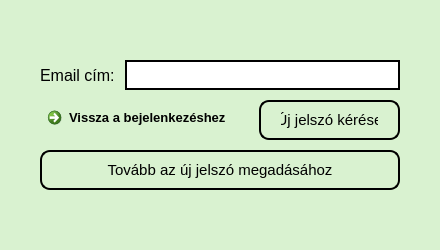
<?xml version="1.0" encoding="UTF-8"?>
<ui version="4.0">
 <class>forgot_password_form</class>
 <widget class="QWidget" name="forgot_password_form">
  <property name="geometry">
   <rect>
    <x>0</x>
    <y>0</y>
    <width>440</width>
    <height>250</height>
   </rect>
  </property>
  <property name="sizePolicy">
   <sizepolicy hsizetype="Preferred" vsizetype="Preferred">
    <horstretch>0</horstretch>
    <verstretch>0</verstretch>
   </sizepolicy>
  </property>
  <property name="minimumSize">
   <size>
    <width>440</width>
    <height>250</height>
   </size>
  </property>
  <property name="maximumSize">
   <size>
    <width>440</width>
    <height>250</height>
   </size>
  </property>
  <property name="baseSize">
   <size>
    <width>0</width>
    <height>0</height>
   </size>
  </property>
  <property name="palette">
   <palette>
    <active>
     <colorrole role="Button">
      <brush brushstyle="SolidPattern">
       <color alpha="255">
        <red>217</red>
        <green>242</green>
        <blue>208</blue>
       </color>
      </brush>
     </colorrole>
     <colorrole role="Base">
      <brush brushstyle="SolidPattern">
       <color alpha="255">
        <red>255</red>
        <green>255</green>
        <blue>255</blue>
       </color>
      </brush>
     </colorrole>
     <colorrole role="Window">
      <brush brushstyle="SolidPattern">
       <color alpha="255">
        <red>217</red>
        <green>242</green>
        <blue>208</blue>
       </color>
      </brush>
     </colorrole>
    </active>
    <inactive>
     <colorrole role="Button">
      <brush brushstyle="SolidPattern">
       <color alpha="255">
        <red>217</red>
        <green>242</green>
        <blue>208</blue>
       </color>
      </brush>
     </colorrole>
     <colorrole role="Base">
      <brush brushstyle="SolidPattern">
       <color alpha="255">
        <red>255</red>
        <green>255</green>
        <blue>255</blue>
       </color>
      </brush>
     </colorrole>
     <colorrole role="Window">
      <brush brushstyle="SolidPattern">
       <color alpha="255">
        <red>217</red>
        <green>242</green>
        <blue>208</blue>
       </color>
      </brush>
     </colorrole>
    </inactive>
    <disabled>
     <colorrole role="Button">
      <brush brushstyle="SolidPattern">
       <color alpha="255">
        <red>217</red>
        <green>242</green>
        <blue>208</blue>
       </color>
      </brush>
     </colorrole>
     <colorrole role="Base">
      <brush brushstyle="SolidPattern">
       <color alpha="255">
        <red>217</red>
        <green>242</green>
        <blue>208</blue>
       </color>
      </brush>
     </colorrole>
     <colorrole role="Window">
      <brush brushstyle="SolidPattern">
       <color alpha="255">
        <red>217</red>
        <green>242</green>
        <blue>208</blue>
       </color>
      </brush>
     </colorrole>
    </disabled>
   </palette>
  </property>
  <property name="windowTitle">
   <string>Elfelejtett jelszó</string>
  </property>
  <property name="layoutDirection">
   <enum>Qt::LeftToRight</enum>
  </property>
  <property name="autoFillBackground">
   <bool>true</bool>
  </property>
  <layout class="QFormLayout" name="forgot_password_form_layout">
   <property name="horizontalSpacing">
    <number>30</number>
   </property>
   <property name="verticalSpacing">
    <number>10</number>
   </property>
   <property name="leftMargin">
    <number>40</number>
   </property>
   <property name="topMargin">
    <number>60</number>
   </property>
   <property name="rightMargin">
    <number>40</number>
   </property>
   <property name="bottomMargin">
    <number>60</number>
   </property>
   <item row="0" column="0" colspan="2">
    <widget class="QGroupBox" name="id_group_box">
     <property name="sizePolicy">
      <sizepolicy hsizetype="Preferred" vsizetype="Preferred">
       <horstretch>0</horstretch>
       <verstretch>0</verstretch>
      </sizepolicy>
     </property>
     <property name="styleSheet">
      <string notr="true">border:none</string>
     </property>
     <property name="title">
      <string/>
     </property>
     <layout class="QHBoxLayout" name="id_horizontal_layout">
      <property name="spacing">
       <number>10</number>
      </property>
      <property name="leftMargin">
       <number>0</number>
      </property>
      <property name="topMargin">
       <number>0</number>
      </property>
      <property name="rightMargin">
       <number>0</number>
      </property>
      <property name="bottomMargin">
       <number>0</number>
      </property>
      <item>
       <widget class="QLabel" name="email_label">
        <property name="font">
         <font>
          <pointsize>12</pointsize>
         </font>
        </property>
        <property name="text">
         <string>Email cím:</string>
        </property>
       </widget>
      </item>
      <item>
       <widget class="QLineEdit" name="id_line_edit">
        <property name="sizePolicy">
         <sizepolicy hsizetype="Expanding" vsizetype="Preferred">
          <horstretch>0</horstretch>
          <verstretch>0</verstretch>
         </sizepolicy>
        </property>
        <property name="minimumSize">
         <size>
          <width>0</width>
          <height>30</height>
         </size>
        </property>
        <property name="font">
         <font>
          <pointsize>12</pointsize>
         </font>
        </property>
        <property name="styleSheet">
         <string notr="true">border: 2px solid black;</string>
        </property>
        <property name="inputMethodHints">
         <set>Qt::ImhEmailCharactersOnly</set>
        </property>
        <property name="maxLength">
         <number>254</number>
        </property>
       </widget>
      </item>
     </layout>
    </widget>
   </item>
   <item row="1" column="0">
    <widget class="QCommandLinkButton" name="back_to_login_cmd_link_btn">
     <property name="minimumSize">
      <size>
       <width>0</width>
       <height>40</height>
      </size>
     </property>
     <property name="maximumSize">
      <size>
       <width>16777215</width>
       <height>16777215</height>
      </size>
     </property>
     <property name="font">
      <font>
       <family>Segoe UI</family>
       <pointsize>10</pointsize>
      </font>
     </property>
     <property name="cursor">
      <cursorShape>PointingHandCursor</cursorShape>
     </property>
     <property name="layoutDirection">
      <enum>Qt::RightToLeft</enum>
     </property>
     <property name="text">
      <string>Vissza a bejelenkezéshez</string>
     </property>
    </widget>
   </item>
   <item row="1" column="1">
    <widget class="QPushButton" name="new_password_btn">
     <property name="sizePolicy">
      <sizepolicy hsizetype="Preferred" vsizetype="Preferred">
       <horstretch>0</horstretch>
       <verstretch>0</verstretch>
      </sizepolicy>
     </property>
     <property name="minimumSize">
      <size>
       <width>0</width>
       <height>40</height>
      </size>
     </property>
     <property name="font">
      <font>
       <pointsize>11</pointsize>
      </font>
     </property>
     <property name="cursor">
      <cursorShape>PointingHandCursor</cursorShape>
     </property>
     <property name="styleSheet">
      <string notr="true">background-color: #D9F2D0; border: 2px solid black; border-radius:10; padding-left:20px;padding-right:20px</string>
     </property>
     <property name="text">
      <string>Új jelszó kérése</string>
     </property>
    </widget>
   </item>
   <item row="2" column="0" colspan="2">
    <widget class="QPushButton" name="validation_btn">
     <property name="minimumSize">
      <size>
       <width>0</width>
       <height>40</height>
      </size>
     </property>
     <property name="font">
      <font>
       <pointsize>11</pointsize>
      </font>
     </property>
     <property name="styleSheet">
      <string notr="true">background-color: #D9F2D0; border: 2px solid black; border-radius:10;</string>
     </property>
     <property name="text">
      <string>Tovább az új jelszó megadásához</string>
     </property>
    </widget>
   </item>
  </layout>
 </widget>
 <resources/>
 <connections/>
</ui>
